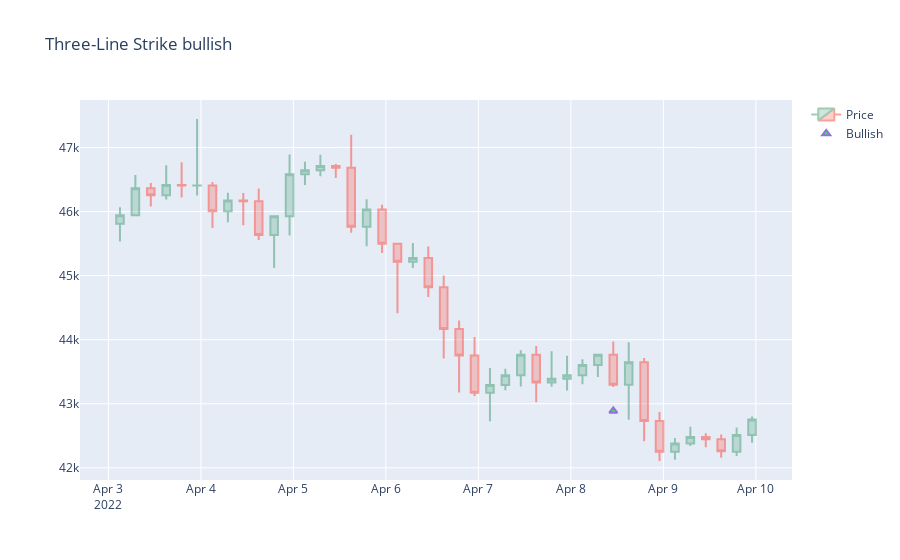

Source (notebook cell):
### Code cell
fig = go.Figure()

fig.add_trace(go.Candlestick(x=three_line_strike_plot_bull['Time'],
                             open=three_line_strike_plot_bull['Open'],
                             high=three_line_strike_plot_bull['High'],
                             low=three_line_strike_plot_bull['Low'],
                             close=three_line_strike_plot_bull['Close'], name="Price", opacity=0.5))


fig.add_trace(go.Scatter(x=three_line_strike_plot_bull['Time'], 
                         y=three_line_strike_plot_bull['three_line_strike_bullish_dot'],
                         opacity=1, mode='markers', marker=dict(color='#16FF32', symbol='5', size=7, line=dict(color='MediumPurple',width=2)),
                         name="Bullish"))


fig.update_layout(xaxis_rangeslider_visible=False, title = 'Three-Line Strike bullish')
iplot(fig, show_link=False)
